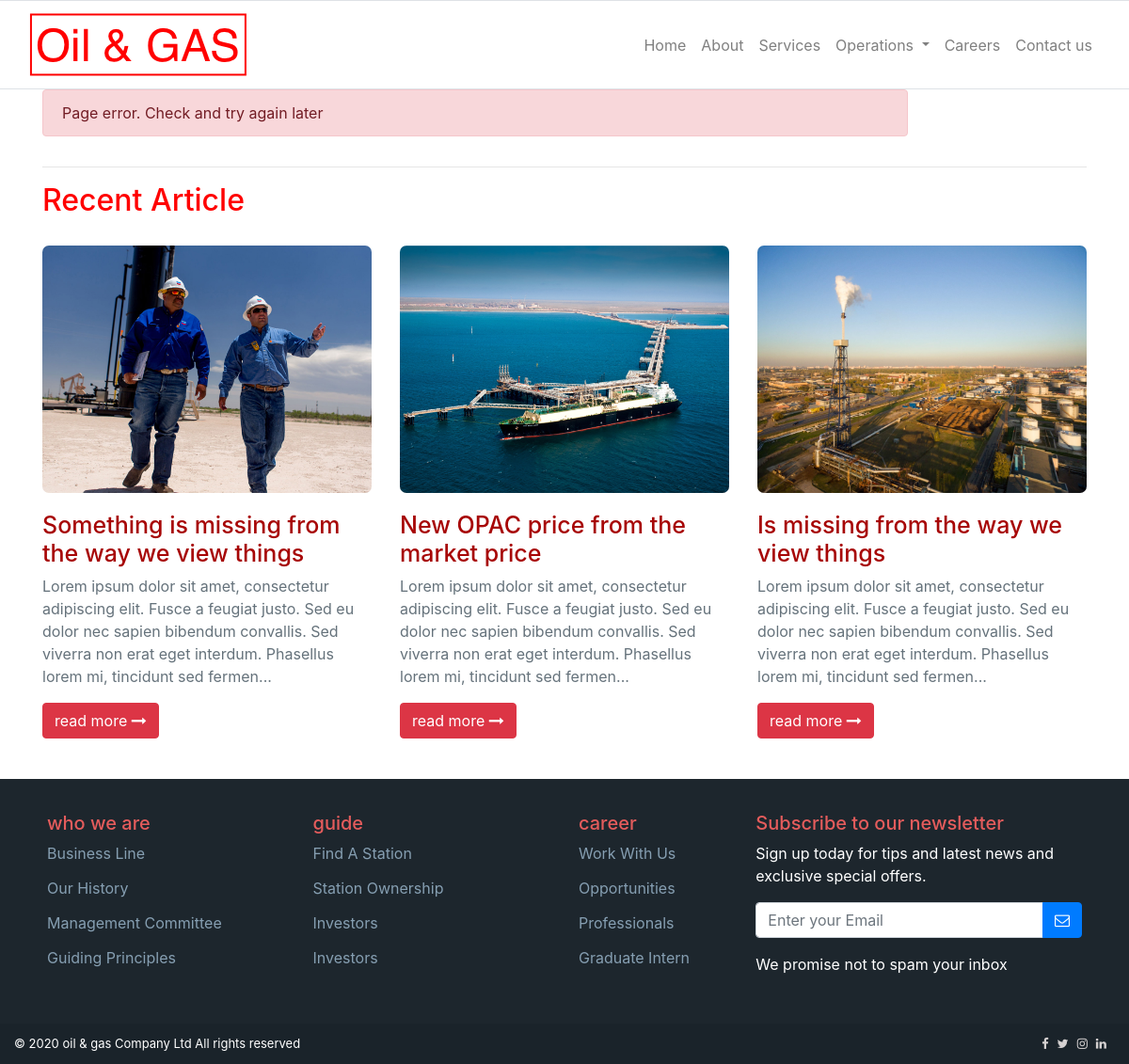
The page /news-post.php on the database its author committed.
### tables this page shows
CREATE TABLE `post` (
  `id_post` int(10) unsigned NOT NULL AUTO_INCREMENT,
  `post_title` varchar(1045) DEFAULT NULL,
  `post_body` longblob,
  `feature_image` varchar(2345) DEFAULT NULL,
  `date` varchar(45) DEFAULT NULL,
  `post_id` varchar(415) DEFAULT NULL,
  PRIMARY KEY (`id_post`),
  UNIQUE KEY `id_post_UNIQUE` (`id_post`)
);

### public/general.php (called while the page is built, shortened)
<?php
$root = $root ?? './';
require_once PRIVATE_PATH.'/function.php';
require_once CLASS_PATH.'/Template.php';

### private/classes/Database.php (called while the page is built, shortened)
<?php
class Database{
    public $db;
    public function query_data($sql){
        $result = mysqli_query($this->db, $sql) or die(mysqli_error($this->db));
        return $result;
    }
    public function count_data($result){
        $count = mysqli_num_rows($result);
        if( $count<= 0){
            return 0;
        }
        else{
            return $count;
        }
    }
}

### private/classes/Post.php (the view, shortened to what this page needs)
<?php
require_once './public/general.php';
require_once CLASS_PATH.'/Database.php';
class Post extends Database
{
    public function __construct($db)
    {
        $this->db = $db;
    }
    private $table_name = 'post';
    private function set_postBlock($cond, $limit){
        $sql = "SELECT * FROM `".$this->table_name."`  ";
        switch ($cond){
            case'latest':
                $sql.=" ORDER BY date DESC";
                break;
        }
        $sql .= " LIMIT ".$limit." ";
        $result = $this->query_data($sql);
        $post_count = $this->count_data($result);
        if(empty($error_message)){
           while($data=mysqli_fetch_array($result)){
               echo '<div class="col-md-4">';
                echo '<div class="image-box"><img class="img-fluid" data-bs-hover-animate="pulse" src="'.$root.'/'.$data["feature_image"].'"><h4 class="title"><a href="news-post.php?post='.$data["post_id"].'"> '.$data["post_title"].'</a></h4><p>'.substr_replace($data["post_body"],"...", 200, -1).'</p><a class="btn btn-danger" role="button" href="news-post.php?post='.$data["post_id"].'">read more&nbsp;<i class="fa fa-long-arrow-right"></i></a></div>
                </div>';
           }
        }
    }
    public function latestPost($limit){
        return $this->set_postBlock('latest', $limit);
    }
}

### news-post.php (shortened to what this page needs)
<?php
$root = './';
require_once $root.'public/general.php';
$validate = new Validator();
$theme = new Template($root);
require_once CLASS_PATH.'/Post.php';
$post_id = $_GET['post']??'';
if(empty($post_id)){
    $error_message = 'Page error. Check and try again later';
}
else{
    $sanitized_post_Id= $validate->validInt($post_id);
    if(!$sanitized_post_Id){
        $error_message = 'Invalid Page';
    }
}
echo $theme->header();
?>
<header>
    <?php echo $theme->nav();?>
</header>
    <main>
        <div class="container">
            <div class="row">
                <div class="col-md-10">
                    <?php
                    if(!empty($error_message)){
                       echo display_error($error_message);
                    }
                    ?>
                </div>
            </div>
        </div>
        <div class="archived-post">
            <div class="container">
                <hr>
                <h2 class="block-title title">Recent Article</h2>
                <div class="row">
                    <?php
                    $post = new Post($db);
                    echo $post->latestPost('3');
                    ?>
                </div>
            </div>
        </div>
    </main>
    <?php
    echo $theme->footer();
    ?>
</body>
</html>

### private/classes/Template.php (shortened to what this page needs)
<?php
class Template
{
    private $root;
    public function __construct($path)
    {
        $this->root = $path ?? '';
    }
    public function footer(){
        return '
    <footer>
        <div class="footer-menu-wrapper">
            <div class="container">
                <div class="row">
                    <div class="col-sm-6 col-md-3">
                        <h5>who we are</h5>
                        <ul class="list-unstyled">
                            <li><a href="#">Business line</a></li>
                            <li><a href="about.php">our history</a></li>
                            <li><a href="#">management committee</a></li>
                            <li><a href="#">Guiding principles</a></li>
                        </ul>
                    </div>
                    <div class="col-sm-6 col-md-3">
                        <h5>guide</h5>
                        <ul class="list-unstyled">
                            <li><a href="#">Find a station</a></li>
                            <li><a href="#">station ownership</a></li>
                            <li><a href="#">investors</a></li>
                            <li><a href="#">investors</a></li>
                        </ul>
                    </div>
                    <div class="col-sm-4 col-md-2">
                        <h5>career</h5>
                        <ul class="list-unstyled">
                            <li><a href="#">Work with us</a></li>
                            <li><a href="#">opportunities</a></li>
                            <li><a href="#">professionals</a></li>
                            <li><a href="#">Graduate Intern</a></li>
                        </ul>
                    </div>
                    <div class="col-sm-7 col-md-4">
                        <h5>Subscribe to our newsletter</h5>
                        <p>Sign up today for tips and latest news and exclusive special offers.<br></p>
                        <form method="post" enctype="application/x-www-form-urlencoded" action="'.$this->root.'newsletter.php">
                            <div class="form-group">
                                <div class="input-group">
                                <input class="form-control" type="email" placeholder="Enter your Email" name="email" />
                                    <div class="input-group-append">
                                    <button class="btn btn-primary" type="submit"><i class="fa fa-envelope-o"></i></button>
                                    </div>
                                </div>
                            </div>
                        </form>
                        <p>We promise not to spam your inbox</p>
                    </div>
                </div>
            </div>
        </div>
        <div class="copyright"><span>© '.date("Y").' oil &amp; gas&nbsp;Company Ltd All rights reserved</span><span class="top-social"><a href="#"><i class="fa fa-facebook"></i></a><a href="#"><i class="fa fa-twitter"></i></a><a href="#"><i class="fa fa-instagram"></i></a><a href="#"><i class="fa fa-linkedin"></i></a></span></div>
    </footer>
    <script src="'.$this->root.'assets/js/jquery.min.js"></script>
    <script src="'.$this->root.'assets/bootstrap/js/bootstrap.min.js"></script>
    <script src="'.$this->root.'assets/js/chart.min.js"></script>
    <script src="'.$this->root.'assets/js/script.min.js"></script>
';
    }
    public function header($title=''){
       return'<!DOCTYPE html>
<html>
<head>
    <meta charset="utf-8">
    <meta name="viewport" content="width=device-width, initial-scale=1.0, shrink-to-fit=no">
    <meta name="og:url" content="https://femak.website">
    <meta name="twitter:card" content="summary_large_image">
    <meta name="twitter:title" content="No 1 oil and Gas in Africa">
    <meta name="twitter:image" content="https://femak.website/assets/img/1112.jpg">
    <meta property="og:type" content="website">
    <meta name="description" content="oil and gas industry benefits our lives in many ways. Its products underpin modern society, supplying energy to power industry and heat homes, fuel for transport to carry goods and people all  ">
    <meta property="og:image" content="https://femak.website/assets/img/1112.jpg">
    <meta name="twitter:description" content="oil and gas industry benefits our lives in many ways. Its products underpin modern society, supplying energy to power industry and heat homes, fuel for transport to carry goods and people all  ">
    <title>'.$title.' oil & Gas incorporation</title>
    <link rel="icon" type="image/png" sizes="231x67" href="'.$this->root.'oil&amp;gas.png">
    <link rel="stylesheet" href="'.$this->root.'assets/bootstrap/css/bootstrap.min.css">
    <link rel="manifest" href="'.$this->root.'manifest.json">
    <link rel="stylesheet" href="https://fonts.googleapis.com/css?family=Lato">
    <link rel="stylesheet" href="'.$this->root.'assets/fonts/fontawesome-all.min.css">
    <link rel="stylesheet" href="'.$this->root.'assets/fonts/font-awesome.min.css">
    <link rel="stylesheet" href="'.$this->root.'assets/fonts/fontawesome5-overrides.min.css">
    <link rel="stylesheet" href="https://cdnjs.cloudflare.com/ajax/libs/animate.css/3.5.2/animate.min.css">
    <link rel="stylesheet" href="https://cdnjs.cloudflare.com/ajax/libs/aos/2.1.1/aos.css">
    <link rel="stylesheet" href="'.$this->root.'assets/css/styles.min.css">
</head>
<body>';
    }
    public function nav($active=''){
       echo '<nav class="navbar navbar-light navbar-expand-lg border-bottom border-top">
            <div class="container-fluid"><a class="navbar-brand" href="'.$this->root.'index.php"><img class="logo" src="'.$this->root.'assets/img/oil&gas.png"></a><button data-toggle="collapse" class="navbar-toggler" data-target="#navcol-1"><span class="sr-only">Toggle navigation</span><span class="navbar-toggler-icon"></span></button>
                <div
                    class="collapse navbar-collapse" id="navcol-1">
                    <ul class="nav navbar-nav ml-auto">
                        <li class="nav-item" role="presentation"><a class="nav-link ',$active=="home"? "active":"",'" href="'.$this->root.'index.php">Home</a></li>
                        <li class="nav-item" role="presentation"><a class="nav-link ',$active=="about"? "active":"",'" href="'.$this->root.'about.php">About</a></li>
                        <li class="nav-item" role="presentation"><a class="nav-link ',$active=="service"? "active":"",'" href="'.$this->root.'service.php">Services</a></li>
                        <li class="nav-item dropdown"><a class="dropdown-toggle nav-link ',$active=="operation"? "active":"",'" data-toggle="dropdown" aria-expanded="false">Operations&nbsp;</a>
                            <div class="dropdown-menu" role="menu"><a class="dropdown-item" role="presentation" href="'.$this->root.'operation/transport.php">transportation</a><a class="dropdown-item" role="presentation" href="'.$this->root.'operation/Drilling.php">Drilling</a></div>
                        </li>
                        <li class="nav-item" role="presentation"><a class="nav-link ',$active=="career"? "active":"",'" href="'.$this->root.'career.php">Careers</a></li>
                        <li class="nav-item" role="presentation"><a class="nav-link ',$active=="contact"? "active":"",'" href="'.$this->root.'contact.php">Contact us</a></li>
                    </ul>
            </div>
            </div>
        </nav>';
    }
}

### private/function.php (shortened to what this page needs)
<?php
function display_error($error){
    return '<div class="alert alert-danger" role="alert">
            <p class="mb-0">'.$error.'</p>
                            </div>';
}

### rows shown on the page
post: feature_image (picture), post_title "Something is missing from the way we view things", post_body "Lorem ipsum dolor sit amet, consectetur adipiscing elit. Fusce a feugiat justo. Sed eu dolor nec sapien bibendum convallis. Sed viverra non erat eget interdum. Phasellus lorem mi, tincidunt sed fermen..."
post: feature_image (picture), post_title "New OPAC price from the market price", post_body "Lorem ipsum dolor sit amet, consectetur adipiscing elit. Fusce a feugiat justo. Sed eu dolor nec sapien bibendum convallis. Sed viverra non erat eget interdum. Phasellus lorem mi, tincidunt sed fermen..."
post: feature_image (picture), post_title "Is missing from the way we view things", post_body "Lorem ipsum dolor sit amet, consectetur adipiscing elit. Fusce a feugiat justo. Sed eu dolor nec sapien bibendum convallis. Sed viverra non erat eget interdum. Phasellus lorem mi, tincidunt sed fermen..."

### other values the page prints
$error "Page error. Check and try again later"
